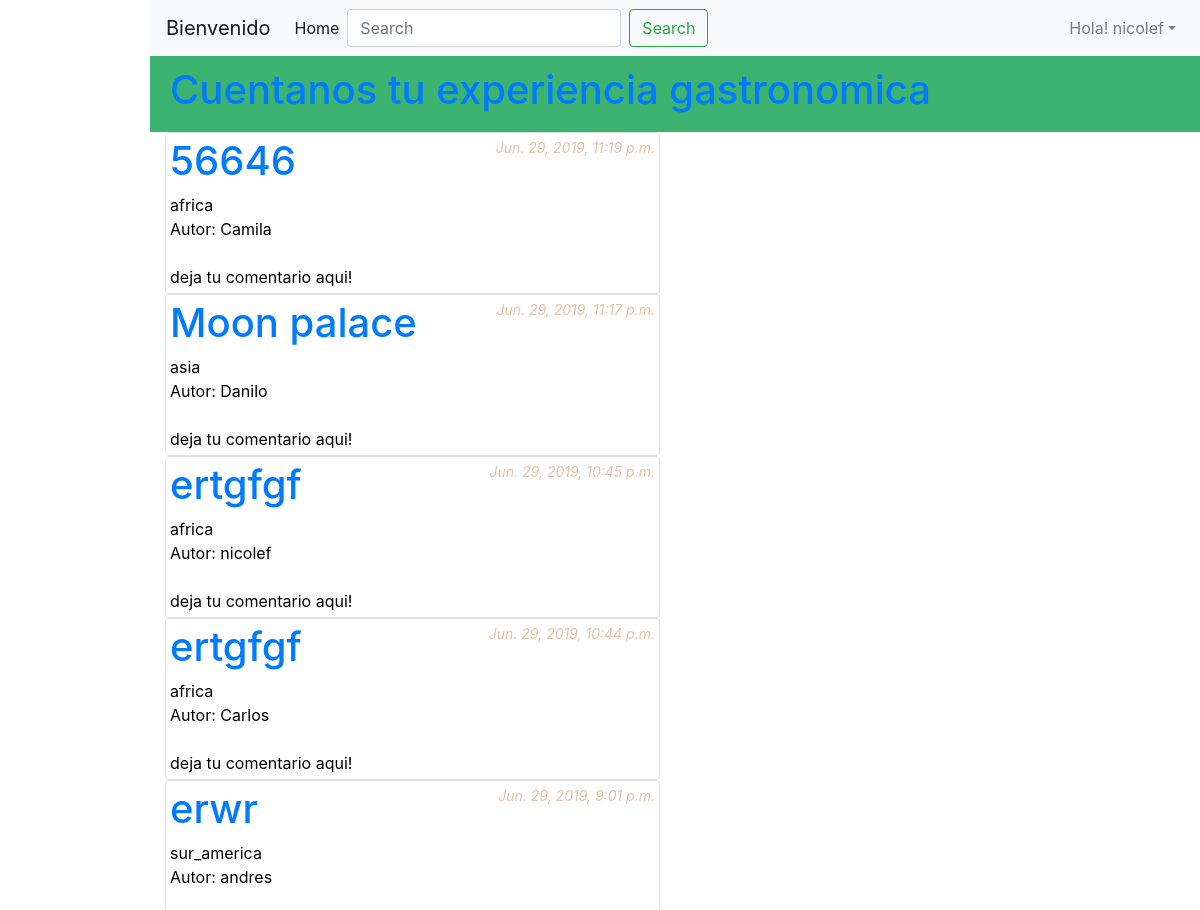
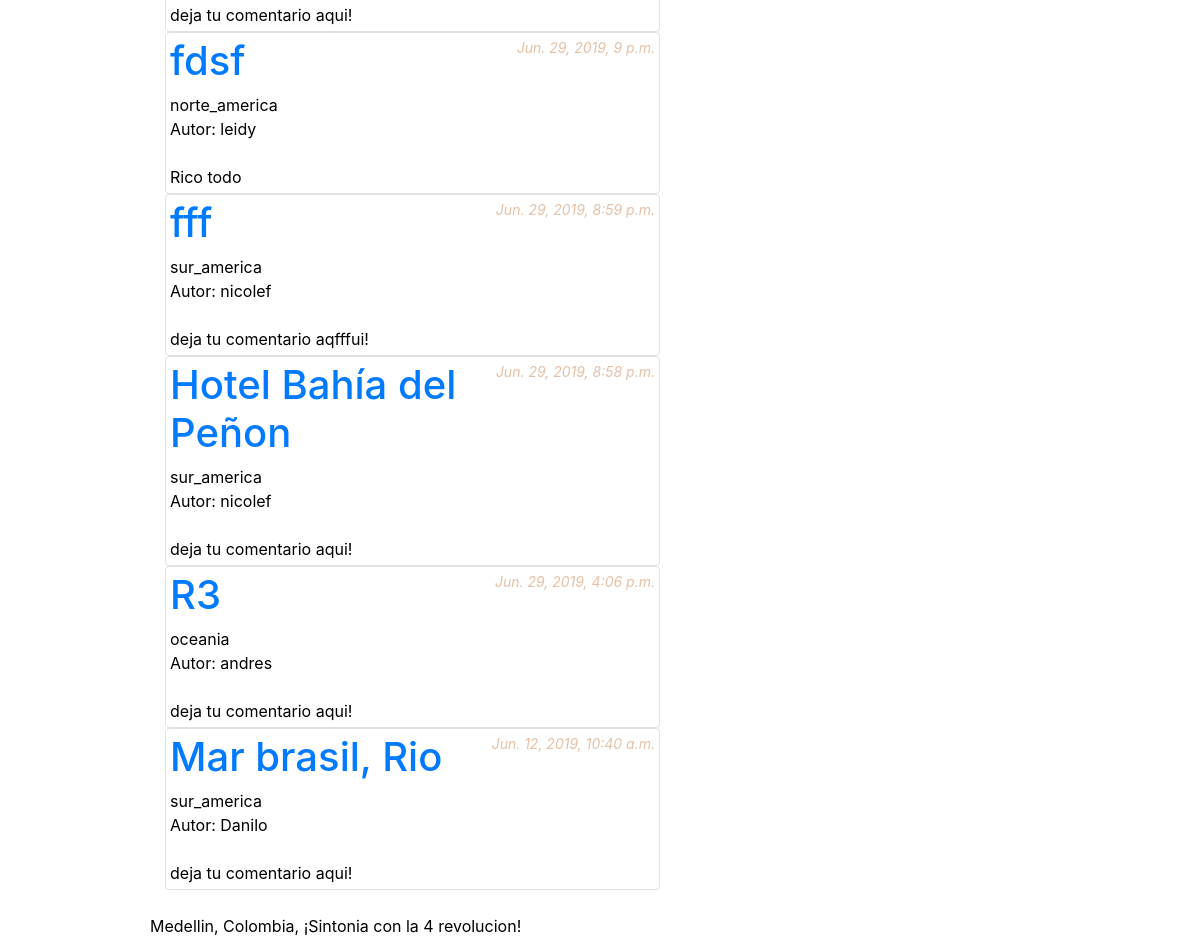
Page /blog/ (signed in) on the committed database (2 pictures, top to bottom).
### restaurante/models.py (models this page shows, shortened)
class PostRestaurant(models.Model):
    autor = models.ForeignKey(User, related_name='blog_restaurante', on_delete=models.PROTECT)
    titulo = models.CharField(max_length=200)
    texto = models.TextField()
    fecha_creacion = models.DateTimeField(
            default=timezone.now)
    fecha_publicado = models.DateTimeField(
            blank=True, null=True)
    categoria = models.CharField(max_length=50, choices=TIPO_OPCIONES, default=SUR_AMERICA)
    tags = models.CharField(max_length=100, null=True, blank=True)
    comentarios = models.TextField(max_length=500, default='deja tu comentario aqui!')
    likes = models.ManyToManyField(User, related_name='likes', blank=True)

### restaurante/views.py (the view)
# urls.py: path('', views.post_restaurant, name='post_restaurant'),
def post_restaurant(request):
	posts = PostRestaurant.objects.filter(fecha_publicado__lte=timezone.now()).order_by('fecha_publicado').reverse()
	return render (request, 'restaurante/post_restaurant.html',{'posts': posts})

### restaurante/templates/restaurante/post_restaurant.html
{% extends 'restaurante/base.html' %}
{% block content %}
{% for post in posts %}
  <div class="img-thumbnail">
    <div class="post">
      <div class="date">
        {{ post.fecha_publicado }}
      </div>
      <h1><a href="{% url 'restaurante:post_detail' post.pk %}">{{ post.titulo }}</a></h1>
      <div class="cat">
        {{ post.categoria }}
      </div>
      <div class="autor">
       Autor: {{ post.autor }}
      </div>
      <br>
      <div class="come">
        {{ post.comentarios }}
      </div>
    </div>
  </div>
{% endfor %}
{% endblock %}

### restaurante/templates/restaurante/navbar.html (shortened to what this page needs)
 <nav class="navbar navbar-expand-lg navbar-light bg-light">
  <a class="navbar-brand" href="#">Bienvenido</a>
    <div class="collapse navbar-collapse" id="navbarSupportedContent">
      <ul class="navbar-nav mr-auto">
        <li class="nav-item active">
          <a class="nav-link" href="{% url 'restaurante:post_restaurant' %}">Home <span class="sr-only">(current)</span></a>
        </li>
        <form class="form-inline my-2 my-lg-0">
            <input class="form-control mr-sm-2" type="search" placeholder="Search" aria-label="Search">
            <button class="btn btn-outline-success my-2 my-sm-0" type="submit">Search</button>
        </form>
      </ul>
      <ul class="navbar-nav">
        {% if request.user.is_authenticated %}
        <li class="nav-item dropdown">
          <a class="nav-link dropdown-toggle" href="#" id="navbarDropdown" role="button" data-toggle="dropdown" aria-haspopup="true" aria-expanded="false">Hola!  {{ request.user }}</a>
        {% endif %}
      </ul>
    </div>
</nav>

### restaurante/static/css/style.css (style rules this page uses)
body { padding-left: 150px; color: #000000; }
.date { float: right; font-style: italic; color: #E5C1A6; font-size:14px; }

### rows in the picture
PostRestaurant: fecha_publicado "Jun. 29, 2019, 11:19 p.m.", titulo "56646", categoria "africa", autor "Camila", comentarios "deja tu comentario aqui!"
PostRestaurant: fecha_publicado "Jun. 29, 2019, 11:17 p.m.", titulo "Moon palace", categoria "asia", autor "Danilo", comentarios "deja tu comentario aqui!"
PostRestaurant: fecha_publicado "Jun. 29, 2019, 10:45 p.m.", titulo "ertgfgf", categoria "africa", autor "nicolef", comentarios "deja tu comentario aqui!"
PostRestaurant: fecha_publicado "Jun. 29, 2019, 10:44 p.m.", titulo "ertgfgf", categoria "africa", autor "Carlos", comentarios "deja tu comentario aqui!"
PostRestaurant: fecha_publicado "Jun. 29, 2019, 9:01 p.m.", titulo "erwr", categoria "sur_america", autor "andres", comentarios "deja tu comentario aqui!"
PostRestaurant: fecha_publicado "Jun. 29, 2019, 9 p.m.", titulo "fdsf", categoria "norte_america", autor "leidy", comentarios "Rico todo"
PostRestaurant: fecha_publicado "Jun. 29, 2019, 8:59 p.m.", titulo "fff", categoria "sur_america", autor "nicolef", comentarios "deja tu comentario aqfffui!"
PostRestaurant: fecha_publicado "Jun. 29, 2019, 8:58 p.m.", titulo "Hotel Bahía del Peñon", categoria "sur_america", autor "nicolef", comentarios "deja tu comentario aqui!"
PostRestaurant: fecha_publicado "Jun. 29, 2019, 4:06 p.m.", titulo "R3", categoria "oceania", autor "andres", comentarios "deja tu comentario aqui!"
PostRestaurant: fecha_publicado "Jun. 12, 2019, 10:40 a.m.", titulo "Mar brasil, Rio", categoria "sur_america", autor "Danilo", comentarios "deja tu comentario aqui!"

### other values in the picture
{{ request.user }} "nicolef"
